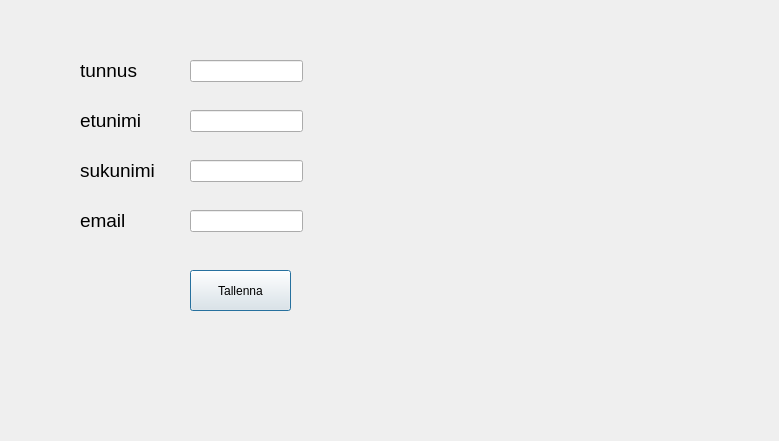
<?xml version="1.0" encoding="UTF-8"?>
<ui version="4.0">
 <class>StudentData</class>
 <widget class="QDialog" name="StudentData">
  <property name="geometry">
   <rect>
    <x>0</x>
    <y>0</y>
    <width>779</width>
    <height>441</height>
   </rect>
  </property>
  <property name="windowTitle">
   <string>Dialog</string>
  </property>
  <widget class="QLabel" name="label">
   <property name="geometry">
    <rect>
     <x>80</x>
     <y>50</y>
     <width>101</width>
     <height>41</height>
    </rect>
   </property>
   <property name="font">
    <font>
     <pointsize>14</pointsize>
    </font>
   </property>
   <property name="text">
    <string>tunnus</string>
   </property>
  </widget>
  <widget class="QLabel" name="label_4">
   <property name="geometry">
    <rect>
     <x>80</x>
     <y>100</y>
     <width>101</width>
     <height>41</height>
    </rect>
   </property>
   <property name="font">
    <font>
     <pointsize>14</pointsize>
    </font>
   </property>
   <property name="text">
    <string>etunimi</string>
   </property>
  </widget>
  <widget class="QLabel" name="label_6">
   <property name="geometry">
    <rect>
     <x>80</x>
     <y>150</y>
     <width>101</width>
     <height>41</height>
    </rect>
   </property>
   <property name="font">
    <font>
     <pointsize>14</pointsize>
    </font>
   </property>
   <property name="text">
    <string>sukunimi</string>
   </property>
  </widget>
  <widget class="QLabel" name="label_7">
   <property name="geometry">
    <rect>
     <x>80</x>
     <y>200</y>
     <width>101</width>
     <height>41</height>
    </rect>
   </property>
   <property name="font">
    <font>
     <pointsize>14</pointsize>
    </font>
   </property>
   <property name="text">
    <string>email</string>
   </property>
  </widget>
  <widget class="QLineEdit" name="textUsername">
   <property name="geometry">
    <rect>
     <x>190</x>
     <y>60</y>
     <width>113</width>
     <height>22</height>
    </rect>
   </property>
  </widget>
  <widget class="QLineEdit" name="textFname">
   <property name="geometry">
    <rect>
     <x>190</x>
     <y>110</y>
     <width>113</width>
     <height>22</height>
    </rect>
   </property>
   <property name="text">
    <string> </string>
   </property>
  </widget>
  <widget class="QLineEdit" name="textLname">
   <property name="geometry">
    <rect>
     <x>190</x>
     <y>160</y>
     <width>113</width>
     <height>22</height>
    </rect>
   </property>
  </widget>
  <widget class="QLineEdit" name="textEmail">
   <property name="geometry">
    <rect>
     <x>190</x>
     <y>210</y>
     <width>113</width>
     <height>22</height>
    </rect>
   </property>
  </widget>
  <widget class="QPushButton" name="btnSave">
   <property name="geometry">
    <rect>
     <x>190</x>
     <y>270</y>
     <width>101</width>
     <height>41</height>
    </rect>
   </property>
   <property name="text">
    <string>Tallenna</string>
   </property>
  </widget>
 </widget>
 <resources/>
 <connections/>
</ui>
